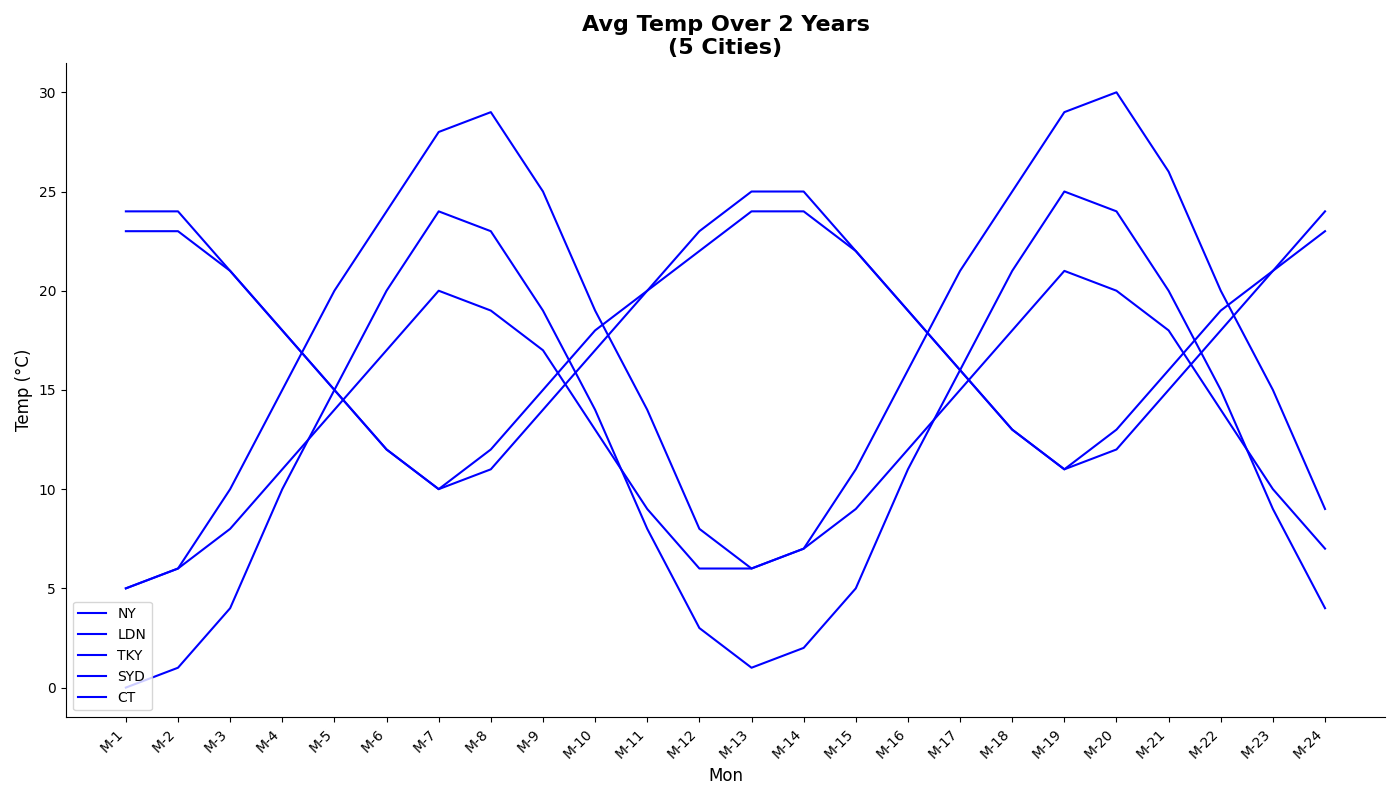

Reproduce this figure in Python.
import matplotlib.pyplot as plt
import numpy as np

months = np.arange(1, 25)
cities = ['NY', 'LDN', 'TKY', 'SYD', 'CT']

new_york = [0, 1, 4, 10, 15, 20, 24, 23, 19, 14, 8, 3,
            1, 2, 5, 11, 16, 21, 25, 24, 20, 15, 9, 4]
london = [5, 6, 8, 11, 14, 17, 20, 19, 17, 13, 9, 6,
          6, 7, 9, 12, 15, 18, 21, 20, 18, 14, 10, 7]
tokyo = [5, 6, 10, 15, 20, 24, 28, 29, 25, 19, 14, 8,
         6, 7, 11, 16, 21, 25, 29, 30, 26, 20, 15, 9]
sydney = [23, 23, 21, 18, 15, 12, 10, 12, 15, 18, 20, 22,
          24, 24, 22, 19, 16, 13, 11, 13, 16, 19, 21, 23]
cape_town = [24, 24, 21, 18, 15, 12, 10, 11, 14, 17, 20, 23,
             25, 25, 22, 19, 16, 13, 11, 12, 15, 18, 21, 24]

data = [new_york, london, tokyo, sydney, cape_town]

fig, ax = plt.subplots(figsize=(14, 8))
single_color = 'blue'

for temperatures, city in zip(data, cities):
    ax.plot(months, temperatures, color=single_color, label=city)

ax.set_title('Avg Temp Over 2 Years\n(5 Cities)', fontsize=16, fontweight='bold')
ax.set_xlabel('Mon', fontsize=12)
ax.set_ylabel('Temp (°C)', fontsize=12)

ax.set_xticks(months)
ax.set_xticklabels([f'M-{i}' for i in months], rotation=45, ha='right')

ax.legend(loc='lower left', fontsize=10)

ax.spines['top'].set_visible(False)
ax.spines['right'].set_visible(False)

plt.tight_layout()
plt.show()
